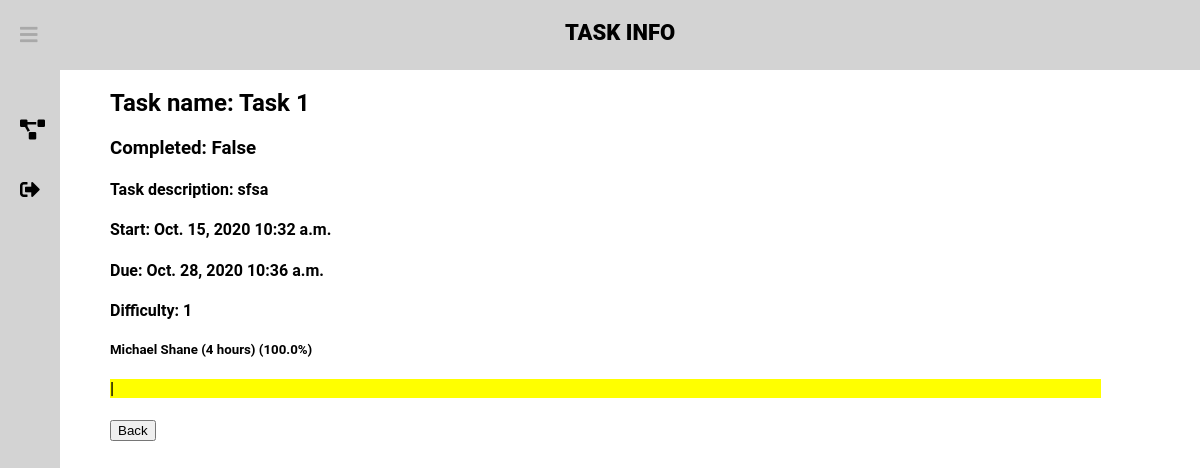
The app's page /dashboard/task-info/9/ (signed in) with its own data.
### projects/models.py (models this page shows, shortened)
class Task(models.Model):
    taskname = models.CharField(max_length=50)
    taskdesc = models.TextField(max_length=500)
    sourceproject = models.ForeignKey(Project, default=None, on_delete=models.CASCADE)
    task_done = models.BooleanField(default=False)
    start_date = models.DateField(default=None)
    start_time = models.TimeField(default=None)
    due_date = models.DateField(default=None)
    due_time = models.TimeField(default=None)
    difficulty = models.PositiveIntegerField(default=1)
    class Meta:
        verbose_name = "Task"
    def __str__(self):
        return str(self.taskname)

### projects/views.py (the view)
# urls.py: path('dashboard/task-info/<int:task>/', project_views.task_info, name='task-info'),
@login_required(login_url="/signin")
def task_info(response, task):
    members = []
    prop = []
    task = Task.objects.filter(pk=task)[0]
    project = task.sourceproject
    task_members = TaskStudents.objects.filter(task_id=task.id).values_list('student_id')
    tasks = TaskStudents.objects.filter(task_id=task.id)
    task_time = []
    total_tasktime = 0
    for t in tasks:
        if t.task.sourceproject == project:
            task_time.append(t.time)
    for i in range(len(task_time)):
        total_tasktime += int(str(task_time[i]))
    for i in range(len(task_members)):
        memberProportion = round(int(str(task_time[i])) / total_tasktime * 100, 2)
        prop.append(memberProportion)
        members.append(
            str(User.objects.get(id=task_members[i][0]).get_full_name()) + " (" + str(task_time[i]) + " hours) (" + str(
                memberProportion) + "%)")
    data = zip(members, prop)
    arg = {
        "Task": task,
        "Size": range(len(task_members)),
        "Data": data,
        "checkTeacher": response.user.is_staff
    }
    response.session['project_id'] = str(task.sourceproject)
    response.session['task'] = task.id
    if task.task_done:
        arg['button_display'] = "none"
    else:
        arg['button_display'] = "block"
    r = close_task(response, task.id)
    if r:
        return redirect('/dashboard/task-info/' + str(task.id) + '/')
    s = delete_task(response, task.id)
    if s:
        return redirect('/dashboard/project-info/' + str(project.id) + '/')
    arg['Project'] = project.id
    return render(response, 'TaskInfo.html', arg)

### projects/models.py (called while the page is built)
    def __str__(self):
        return str(self.title)

### projects/views.py (called while the page is built)
@login_required(login_url="/signin")
def close_task(response, task):
    task = Task.objects.filter(pk=task)[0]
    curr = Task.objects.filter(id=task.id)[0]
    retVal = False
    if response.method == 'GET':
        if response.GET.get('yesbtn'):
            curr.completed()
            curr.save()
            retVal = True
    return retVal

@login_required(login_url="/signin")
def delete_task(response, task):
    task = Task.objects.filter(pk=task)[0]
    curr = Task.objects.filter(id=task.id)[0]
    retVal = False
    if response.method == 'GET':
        if response.GET.get('yesbtn1'):
            curr.delete()
            retVal = True
    return retVal

### projects/templates/TaskInfo.html (shortened to what this page needs)
<!DOCTYPE html>
<html lang="en">
{% extends 'newbase.html' %}
{% load static %}
{% block content %}
<body>
<link rel="stylesheet" type="text/css" href="{% static 'taskinfo/taskinfo.css' %}">
{% block header %} TASK INFO {% endblock %}
    <div class="container">
        <h2> Task name: {{ Task }}</h2>
        <h3> Completed: {{ Task.task_done }} </h3>
        <h4> Task description: {{ Task.taskdesc }} </h4>
        <h4> Start: {{ Task.start_date }} {{ Task.start_time }}</h4>
        <h4> Due: {{ Task.due_date }} {{ Task.due_time }}</h4>
        <h4> Difficulty: {{ Task.difficulty }}</h4>
        <div>
        {% for mem, prop in Data %}
            <h5> {{ mem }} </h5>
            <h4 style="background-color:yellow; width: calc(100% * {{prop}} / 110);">|</h4>
        {% endfor %}
        </div>
        <form action = "{% url 'project-info' project=Project %}" method="post">
            <button type="submit">Back</button>
        </form>
    </div>
</body>
{% endblock %}

### main/static/newbase/newbase.css (style rules this page uses)
body { margin: 0; padding: 0; font-family: Roboto, sans-serif; }

### projects/static/taskinfo/taskinfo.css (style rules this page uses)
.container { margin-top: 70px; margin-left: 300px; }

### records on screen
Task: taskname "Task 1", task_done "False", taskdesc "sfsa", start_date "Oct. 15, 2020", start_time "10:32 a.m.", due_date "Oct. 28, 2020", due_time "10:36 a.m.", difficulty "1"

### other values on screen
{{ mem }} "Michael Shane (4 hours) (100.0%)"
